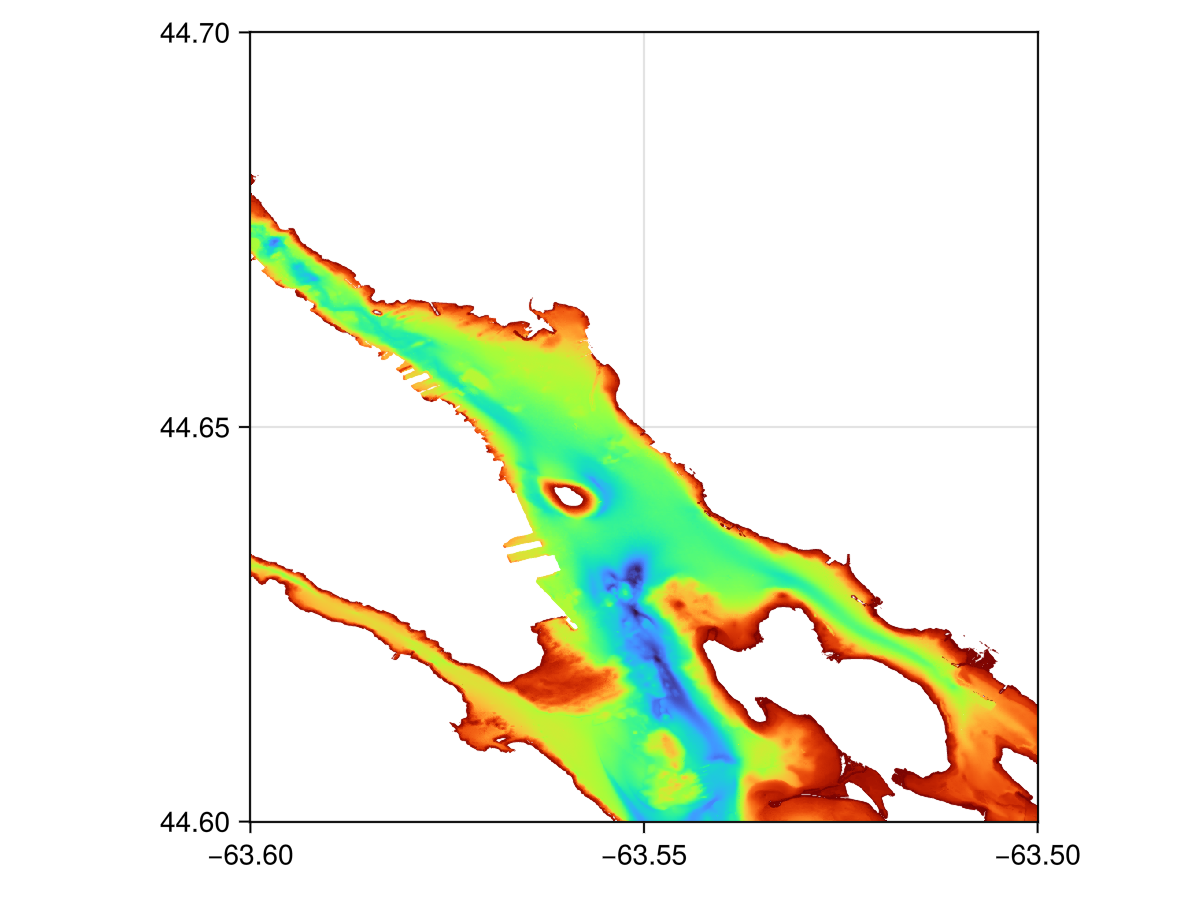

Write Julia code to recreate this figure.
using OceanAnalysis
using GLMakie # or CairoMakie
filename = expanduser("~/data/nonna/NONNA10_4460N06360W.tiff")
if isfile(filename)
    n = read_nonna(filename)
    fig = heatmap(n["longitude"], n["latitude"], permutedims(n.data), colormap=:turbo,
        axis=(aspect=DataAspect(),))
    save("nonna.png", fig, px_per_unit=2)
end
